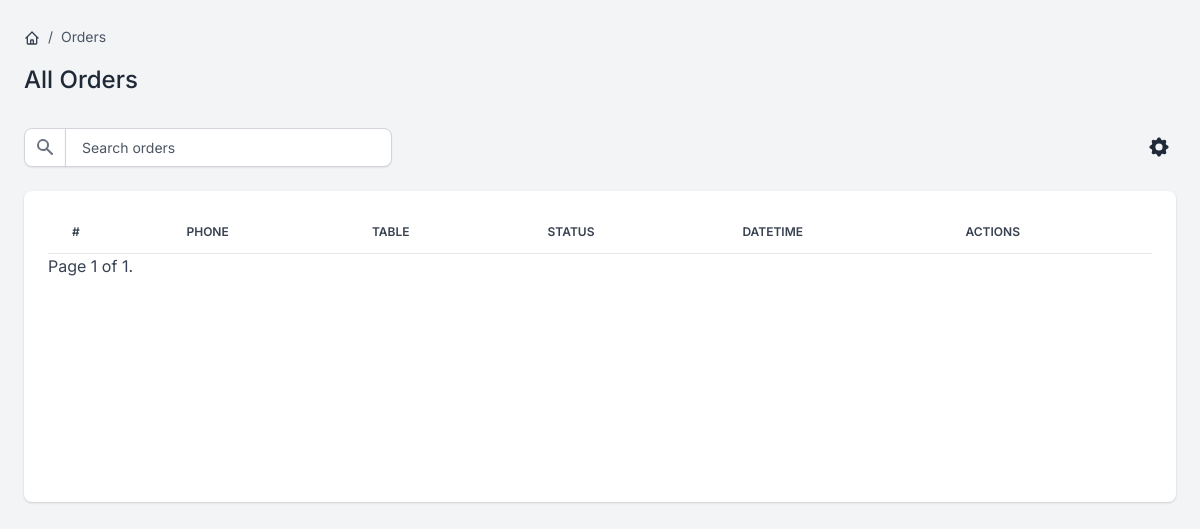
The page /orders/orders/p on the database as committed earlier.
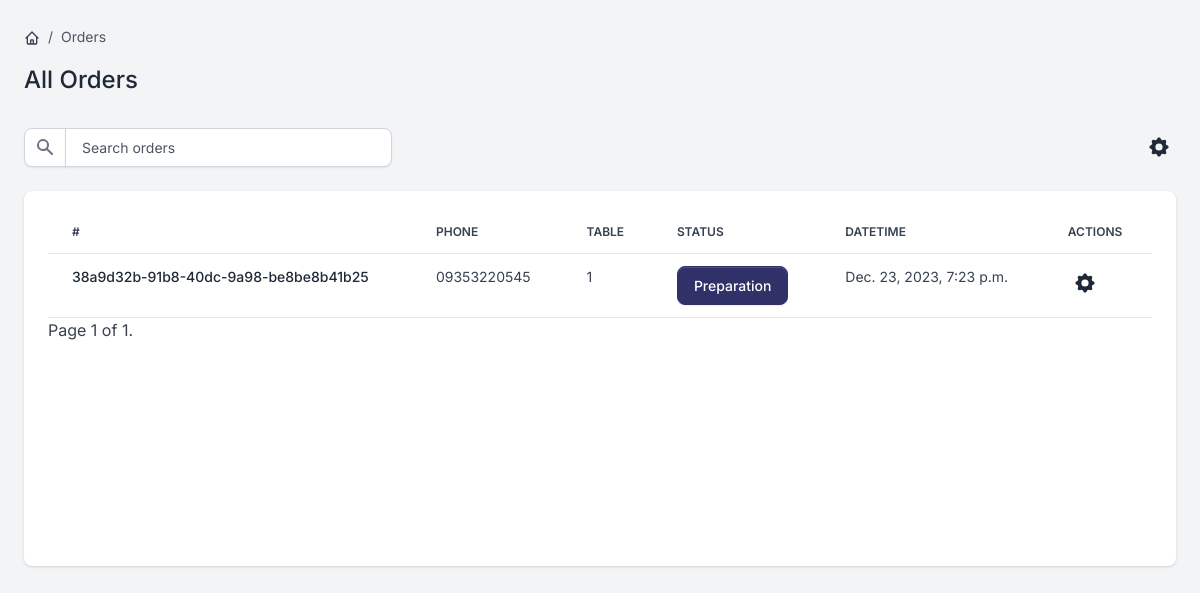
The same page on the database as committed later.
### order/models.py (models this page shows, shortened)
class Order(BaseModel):
    status_fields = [("W", "Waiting"),
                     ("C", "Canceled"),
                     ("P", "Preparation"),
                     ("T", "Transmission"),
                     ("F", "Finished")]
    customer_phone = models.CharField(max_length=100, blank=True, null=True)
    id = models.UUIDField(primary_key=True, default=uuid.uuid4)
    status = models.CharField(max_length=1, choices=status_fields, default='W')
    table = models.ForeignKey(Table, on_delete=models.SET_NULL, null=True, related_name='orders')
    class Meta:
        ordering = ['-created_at']
        indexes = [
            models.Index(fields=['-created_at']),
        ]

### tables/models.py (models this page shows, shortened)
class Table(BaseModel):
    status_fields = [("R", "Reserved"), ("E", "Empty"), ("F", "Full"), ("T", "TakeAway")]
    number = models.PositiveIntegerField()
    status = models.CharField(max_length=1, choices=status_fields, default='E')

### order/views.py (the view)
# urls.py: path('orders/p', views.OrderPreparationListView.as_view(), name='list-order-p'),
class OrderPreparationListView(BaseOrderListView):
    def get_queryset(self):
        return Order.objects.filter(status='P')

### core/models.py (called while the page is built)
    def get_queryset(self):
        return super().get_queryset().filter(deleted_at__isnull=True)

### templates/Order_ListOrder.html (shortened to what the changed rows need)
{% extends "base.html" %}
{% block content %}
  <div class="d-flex justify-content-between flex-wrap flex-md-nowrap align-items-center py-4 mx-4">
      <div class="d-block mb-4 mb-md-0">
          <h2 class="h4">All Orders</h2>
      </div>
  </div>
  <div class="card card-body border-0 shadow table-wrapper table-responsive mx-4 pb-10">
      <table class="table table-hover">
          <thead>
              <tr>
                  <th class="border-gray-200">#</th>
                  <th class="border-gray-200">Phone</th>
                  <th class="border-gray-200">Table</th>
                  <th class="border-gray-200">Status</th>
                  <th class="border-gray-200">Datetime</th>
                  <th class="border-gray-200">Actions</th>
              </tr>
          </thead>
          <tbody>
                  {% for order in orders %}
                <tr>
                  <td>
                      <a href="{% url 'order:order-detail' order.id %}" class="fw-bold text-sm-start">
                          {{ order.id }}
                      </a>
                  </td>
                  <td>
                      <span class="fw-normal">{{ order.customer_phone }}</span>
                  </td>
                  <td><span class="fw-normal">{{ order.table.number}}</span></td>
                    {% if order.status == "F" %}
                        <td><span class="text-white btn btn-success">{{ order.get_status_display }}</span></td>
                    {% elif order.status == "C" %}
                        <td><span class="text-white btn btn-danger">{{ order.get_status_display }}</span></td>
                    {% elif order.status == "P" %}
                        <td><span class="text-white btn btn-tertiary">{{ order.get_status_display }}</span></td>
                    {% elif order.status == "T" %}
                        <td><span class="text-white btn btn-gray-700">{{ order.get_status_display }}</span></td>
                    {% elif order.status == "W" %}
                        <td><span class="text-white btn btn-info">{{ order.get_status_display }}</span></td>
                    {% endif %}
                                    <td><span class="fw-normal">{{ order.created_at }}</span></td>
                    <td class="flex justify-content-center">
                         <div class="col-4 col-md-2 col-xl-1 ps-md-0 text-end">
                                  <div class="dropdown">
                                      <button class="btn btn-link text-dark dropdown-toggle dropdown-toggle-split m-0 p-1" data-bs-toggle="dropdown" aria-haspopup="true" aria-expanded="false">
                                      </button>
                                      </div>
                                      </div>
                    </td>
              </tr>
          {% endfor %}
          </tbody>
      </table>
  </div>
{% endblock content %}

Rows that differ between the two databases and show on the page:
now on this page (row edited): Order: id "38a9d32b-91b8-40dc-9a98-be8be8b41b25", customer_phone "09353220545", table.number "1", status "Preparation", created_at "Dec. 23, 2023, 7:23 p.m."
